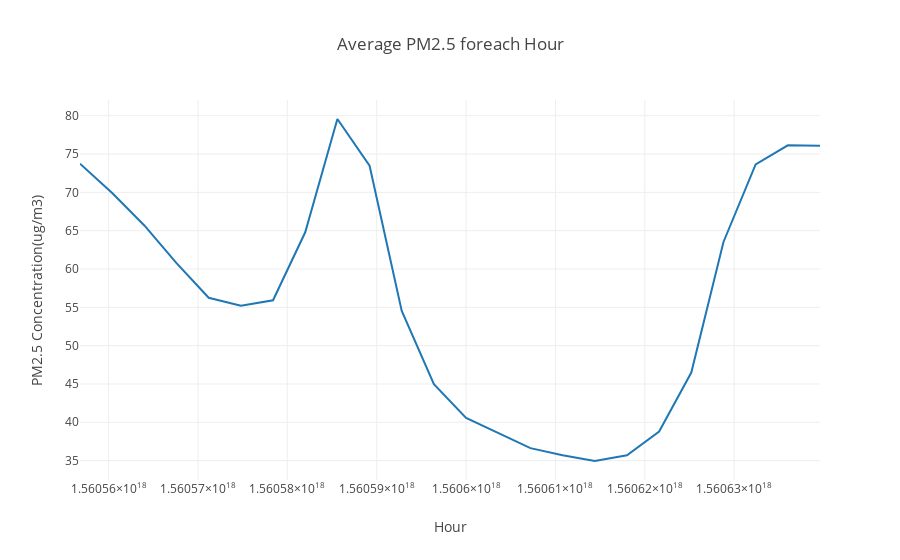

Here is the notebook cell this chart was saved with:
### Code cell
average_pm25_trend_for_each_hour = go.Scatter(x=average_pm25_concentration_for_each_hour_of_day['TimeStamp'].values,
                         y = average_pm25_concentration_for_each_hour_of_day['PM2.5(Ug/m3)'].values) 

layout = go.Layout(title='Average PM2.5 foreach Hour', xaxis=dict(title='Hour'),
                   yaxis=dict(title='PM2.5 Concentration(ug/m3)'))

fig = go.Figure(data=[average_pm25_trend_for_each_hour], layout=layout)
iplot(fig)
pio.write_image(fig, os.path.join(filepath , 'average_pm25_concentration_trend_for_each_hour.png'))

### Figure 1 — Plotly figure (JSON) as saved in the notebook; plotly's stock layout.template omitted (floating-point values rounded to 4 significant figures)
{"data": [{"type": "scatter", "uid": "c0fee6ce-26f9-45b5-aa3a-55ca5eb1de65", "x": [1560556800000000000, 1560560400000000000, 1560564000000000000, 1560567600000000000, 1560571200000000000, 1560574800000000000, 1560578400000000000, 1560582000000000000, 1560585600000000000, 1560589200000000000, 1560592800000000000, 1560596400000000000, 1560600000000000000, 1560603600000000000, 1560607200000000000, 1560610800000000000, 1560614400000000000, 1560618000000000000, 1560621600000000000, 1560625200000000000, 1560628800000000000, 1560632400000000000, 1560636000000000000, 1560639600000000000], "y": [73.73, 69.91, 65.68, 60.77, 56.25, 55.22, 55.92, 64.79, 79.57, 73.47, 54.53, 44.97, 40.58, 38.64, 36.63, 35.69, 34.95, 35.69, 38.79, 46.49, 63.53, 73.65, 76.14, 76.07]}], "layout": {"title": {"text": "Average PM2.5 foreach Hour"}, "xaxis": {"title": {"text": "Hour"}}, "yaxis": {"title": {"text": "PM2.5 Concentration(ug/m3)"}}}}
